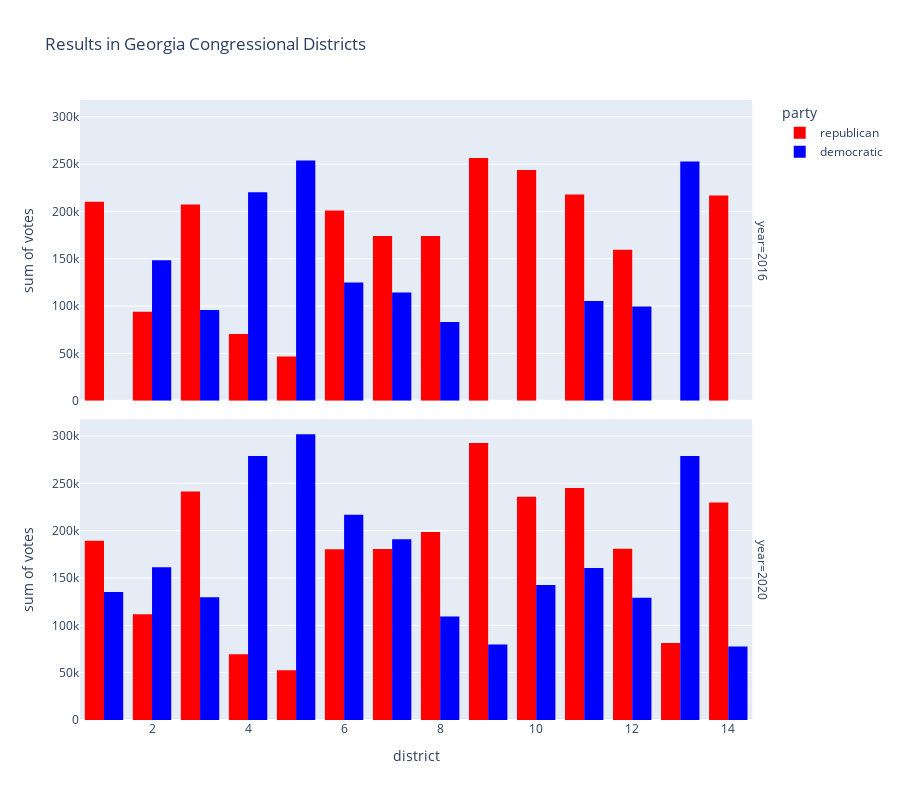

Notebook code for this chart:
### Markdown cell above
The data shows 2,693 precincts in Georgia for the House election and the presidential election in 2016, and 2,656 for the elections in 2020. Georgia has 159 counties and 14 districts, so this makes approximately 16.7-16.9 precincts per county and 190-192 precincts per congressional district.

The only continuous variable in the dataset is votes. Therefore, all representations of the data will be filtered and divided, but only have one output variable (votes). This limits the amount of representations, but forces the dashboard to be creative.

### Vote counts per race

### Code cell
# Filter presidential data
presrace = alldata[alldata['district'] == 'statewide']

# Filter house data
houseraces = alldata[alldata['race'] == 'house']

# Create grouped bar graph
fig1 = px.histogram(houseraces, 
                   x = "district",  # by district
                   y = "votes", # total votes per party
                   color = 'party', # republican or democratic
                   barmode = 'group',
                   facet_row="year",
                   histfunc = 'sum', # sum of votecount
                   title = 'Results in Georgia Congressional Districts',
                   color_discrete_map = {"republican": "red", "democratic": "blue"}, # matching colors
                   height=800)

fig1.show() # Display figure

### Figure 1 — Plotly figure (JSON) as saved in the notebook; plotly's stock layout.template omitted (floating-point values rounded to 4 significant figures; data arrays with more than 128 entries replaced by an {"elided": "..."} marker saying what was removed)
{"data": [{"alignmentgroup": "True", "bingroup": "x", "histfunc": "sum", "hovertemplate": "party=republican<br>year=2016<br>district=%{x}<br>sum of votes=%{y}<extra></extra>", "legendgroup": "republican", "marker": {"color": "red", "pattern": {"shape": ""}}, "name": "republican", "offsetgroup": "republican", "orientation": "v", "showlegend": true, "type": "histogram", "x": {"elided": "10192 int values"}, "xaxis": "x2", "y": {"elided": "10192 int values"}, "yaxis": "y2"}, {"alignmentgroup": "True", "bingroup": "x", "histfunc": "sum", "hovertemplate": "party=republican<br>year=2020<br>district=%{x}<br>sum of votes=%{y}<extra></extra>", "legendgroup": "republican", "marker": {"color": "red", "pattern": {"shape": ""}}, "name": "republican", "offsetgroup": "republican", "orientation": "v", "showlegend": false, "type": "histogram", "x": {"elided": "10780 int values"}, "xaxis": "x", "y": {"elided": "10780 int values"}, "yaxis": "y"}, {"alignmentgroup": "True", "bingroup": "x", "histfunc": "sum", "hovertemplate": "party=democratic<br>year=2016<br>district=%{x}<br>sum of votes=%{y}<extra></extra>", "legendgroup": "democratic", "marker": {"color": "blue", "pattern": {"shape": ""}}, "name": "democratic", "offsetgroup": "democratic", "orientation": "v", "showlegend": true, "type": "histogram", "x": {"elided": "7784 int values"}, "xaxis": "x2", "y": {"elided": "7784 int values"}, "yaxis": "y2"}, {"alignmentgroup": "True", "bingroup": "x", "histfunc": "sum", "hovertemplate": "party=democratic<br>year=2020<br>district=%{x}<br>sum of votes=%{y}<extra></extra>", "legendgroup": "democratic", "marker": {"color": "blue", "pattern": {"shape": ""}}, "name": "democratic", "offsetgroup": "democratic", "orientation": "v", "showlegend": false, "type": "histogram", "x": {"elided": "10780 int values"}, "xaxis": "x", "y": {"elided": "10780 int values"}, "yaxis": "y"}], "layout": {"annotations": [{"font": {}, "showarrow": false, "text": "year=2020", "textangle": 90, "x": 0.98, "xanchor": "left", "xref": "paper", "y": 0.2425, "yanchor": "middle", "yref": "paper"}, {"font": {}, "showarrow": false, "text": "year=2016", "textangle": 90, "x": 0.98, "xanchor": "left", "xref": "paper", "y": 0.7575, "yanchor": "middle", "yref": "paper"}], "barmode": "group", "height": 800, "legend": {"title": {"text": "party"}, "tracegroupgap": 0}, "title": {"text": "Results in Georgia Congressional Districts"}, "xaxis": {"anchor": "y", "domain": [0, 0.98], "title": {"text": "district"}}, "xaxis2": {"anchor": "y2", "domain": [0, 0.98], "matches": "x", "showticklabels": false}, "yaxis": {"anchor": "x", "domain": [0, 0.485], "title": {"text": "sum of votes"}}, "yaxis2": {"anchor": "x2", "domain": [0.515, 1], "matches": "y", "title": {"text": "sum of votes"}}}}
